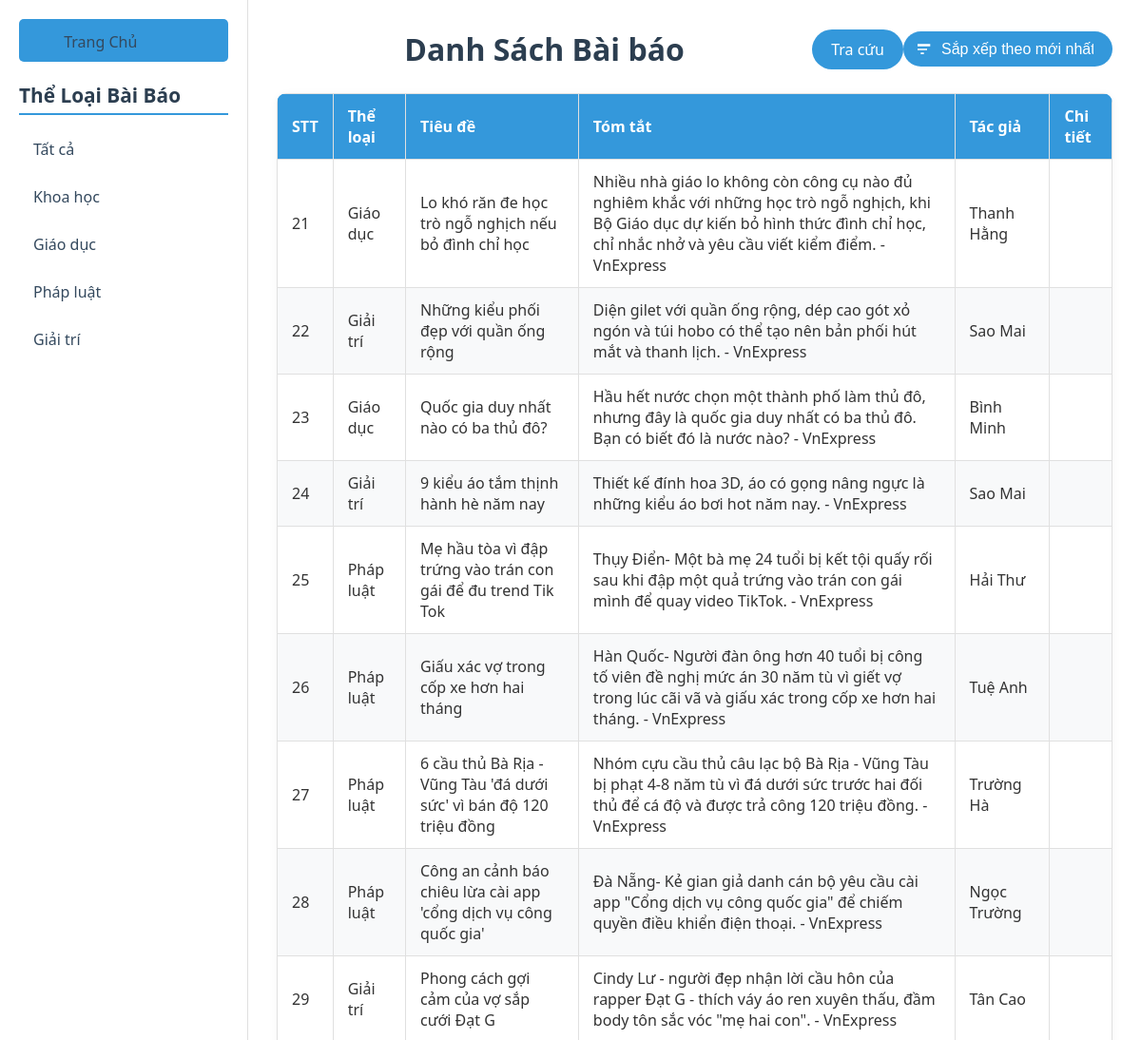
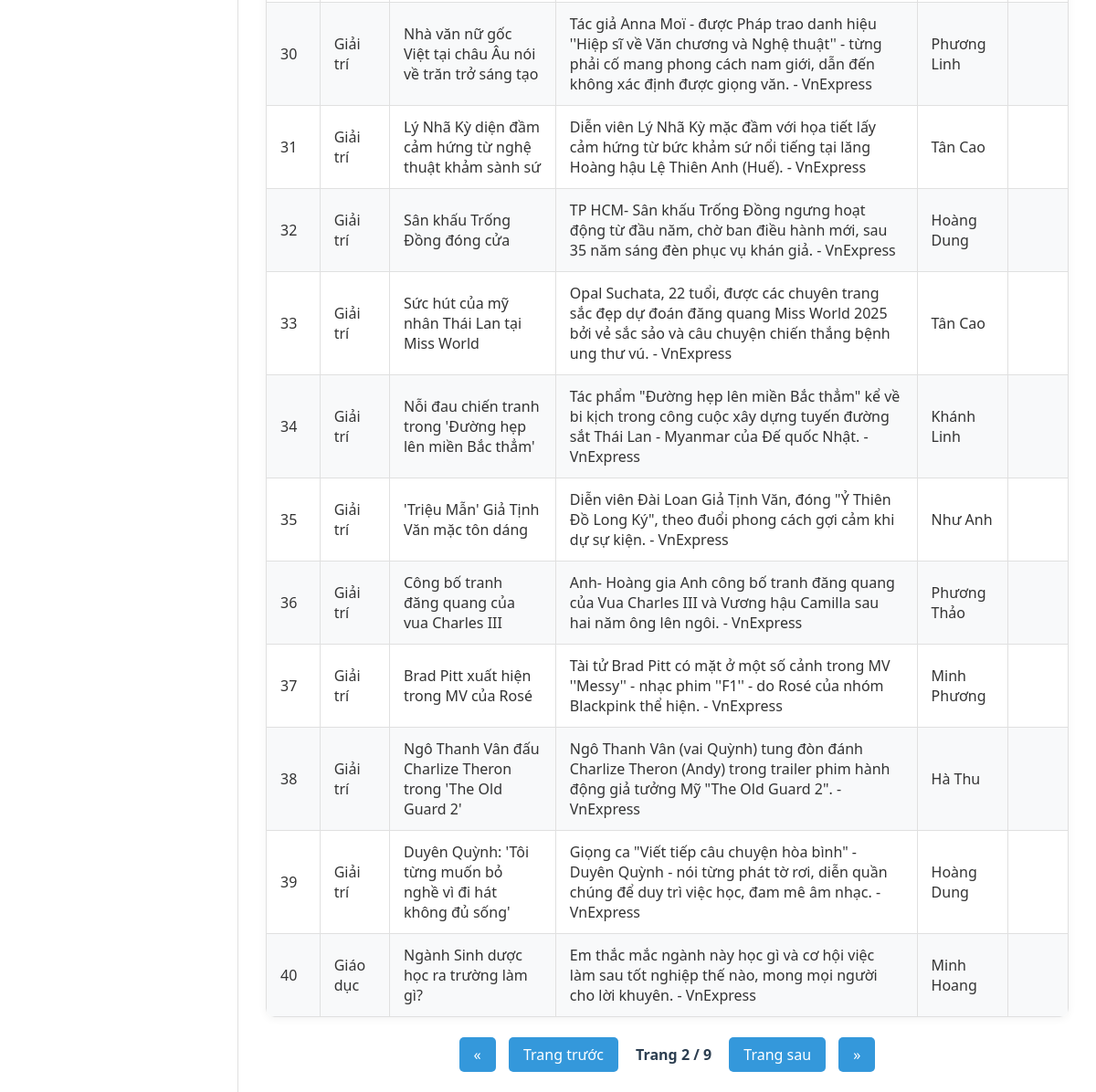
Screenshot of /articles?page=2&sort_by=newest with the database file from the repository (2 pictures, top to bottom).
### app.py (models this page shows)
class ArticleModel(db.Model):
    __tablename__ = 'articles'
    id = db.Column(db.Integer, primary_key=True)
    url = db.Column(db.String)
    title = db.Column(db.String)
    description = db.Column(db.String)
    page_contents = db.Column(db.Text)
    category = db.Column(db.String)
    publish_date = db.Column(db.String)
    author = db.Column(db.String)

### app.py (the view)
@app.route('/articles')
def articles():
    category = request.args.get('category')  # Lấy danh mục từ query string
    page = request.args.get('page', 1, type=int)
    per_page = 20
    sort_by = request.args.get('sort_by', 'newest')  # Mặc định sắp xếp theo mới nhất
    categories = db.session.query(ArticleModel.category).distinct().all()
    query = ArticleModel.query
    if category:
        query = query.filter_by(category=category)
    if sort_by == 'oldest':  # Sắp xếp theo cũ nhất
        query = query.order_by(ArticleModel.publish_date.asc())  # Sắp xếp theo ngày tăng dần (cũ nhất)
    else:  # Mặc định sắp xếp theo mới nhất
        query = query.order_by(ArticleModel.publish_date.desc())  # Sắp xếp theo ngày giảm dần (mới nhất)
    pagination = query.paginate(page=page, per_page=per_page)
    start_index = (pagination.page - 1) * pagination.per_page
    return render_template('articles.html', articles=pagination.items, pagination=pagination, start_index=start_index, sort_by=sort_by, category=category, categories=categories)

### templates/articles.html (shortened to what this page needs)
<!DOCTYPE html>
<html>
<head>
</head>
<body>
    <div class="sidebar">
        <a href="/" class="home-button">
            <box-icon name='home'></box-icon> Trang Chủ
        </a>
        <h3>Thể Loại Bài Báo</h3>
        <a href="{{ url_for ('articles') }}">Tất cả</a>
        {% for cat in categories %}
            <a href="{{ url_for('articles', category=cat[0], sort_by=sort_by) }}" {% if category == cat[0] %}style="color: #3498db;"{% endif %}>
                {{ cat[0] }}
            </a>
        {% endfor %}
    </div>
    <div class="main">
        <div class="topbar">
            <h1>Danh Sách Bài báo</h1>
            <a href="/search" class="button big">Tra cứu</a>
            <div class="sort-dropdown">
                <form method="get" action="/articles">
                    <select name="sort_by" onchange="this.form.submit()">
                        <option value="newest" {% if sort_by == 'newest' %}selected{% endif %}>Sắp xếp theo mới nhất</option>
                    </select>
                </form>
            </div>
        </div>
        <table>
            <thead>
                <tr>
                    <th>STT</th>
                    <th>Thể loại</th>
                    <th>Tiêu đề</th>
                    <th>Tóm tắt</th>
                    <th>Tác giả</th>
                    <th>Chi tiết</th>
                </tr>
            </thead>
            <tbody>
                {% for article in articles %}
                <tr>
                    <td>{{ start_index + loop.index }}</td>
                    <td>{{ article.category }}</td>
                    <td>{{ article.title }}</td>
                    <td>{{ article.description }}</td>
                    <td>{{ article.author }}</td>
                    <td>
                        <a href="/article/{{ article.id }}" class="detail-icon">
                            <box-icon type='solid' name='comment-detail'></box-icon>
                        </a>
                    </td>
                </tr>
                {% endfor %}
            </tbody>
        </table>
        <div class="pagination">
            {% if pagination.has_prev %}
                <a href="{{ url_for('articles', page=1, category=category, sort_by=sort_by) }}">«</a>
                <a href="{{ url_for('articles', page=pagination.prev_num, category=category, sort_by=sort_by) }}">Trang trước</a>
            {% endif %}
            <span class="current-page">Trang {{ pagination.page }} / {{ pagination.pages }}</span>
            {% if pagination.has_next %}
                <a href="{{ url_for('articles', page=pagination.next_num, category=category, sort_by=sort_by) }}">Trang sau</a>
                <a href="{{ url_for('articles', page=pagination.pages, category=category, sort_by=sort_by) }}">»</a>
            {% endif %}
        </div>
    </div>
</body>
</html>

### templates/articles.html (style rules this page uses)
body { display: flex; font-family: 'Segoe UI', Arial, sans-serif; margin: 0; background-color: #f4f7fa; color: #333; min-height: 100vh; }
.sidebar { width: 220px; padding: 20px; background-color: #ffffff; border-right: 1px solid #e0e0e0; box-shadow: 2px 0 10px rgba(0, 0, 0, 0.05); }
.sidebar h3 { font-size: 1.3em; color: #2c3e50; margin-bottom: 15px; border-bottom: 2px solid #3498db; padding-bottom: 5px; }
.sidebar a { display: block; padding: 10px 15px; text-decoration: none; color: #34495e; margin-bottom: 8px; border-radius: 5px; transition: background-color 0.3s, color 0.3s; }
.home-button { display: flex; align-items: center; padding: 10px 15px; background-color: #3498db; color: white; text-decoration: none; border-radius: 5px; font-size: 1em; margin-bottom: 20px; transition: background-color 0.3s, color 0.3s; }
.home-button box-icon { width: 20px; height: 20px; margin-right: 8px; }
.main { flex: 1; padding: 30px; background-color: #ffffff; }
.topbar { display: flex; justify-content: space-between; align-items: center; margin-bottom: 25px; }
.topbar h1 { flex: 1; text-align: center; font-size: 2em; color: #2c3e50; margin: 0; }
.button.big { font-size: 1em; padding: 10px 20px; background-color: #3498db; color: white; text-decoration: none; border-radius: 25px; transition: background-color 0.3s, transform 0.2s; }
.sort-dropdown { display: inline-block; position: relative; }
.sort-dropdown select { padding: 10px 20px 10px 40px; font-size: 1em; background-color: #3498db; color: white; border: none; border-radius: 25px; appearance: none; cursor: pointer; transition: background-color 0.3s, transform 0.2s; outline: none; width: 220px; position: relative; }
.sort-dropdown::after { position: absolute; top: 50%; right: 15px; transform: translateY(-50%); color: white; pointer-events: none; }
.sort-dropdown select { background-size: 20px 20px; }
table { border-collapse: collapse; width: 100%; background-color: #fff; border-radius: 10px; overflow: hidden; box-shadow: 0 2px 10px rgba(0, 0, 0, 0.05); }
th, td { border: 1px solid #e0e0e0; padding: 12px 15px; text-align: left; }
th { background-color: #3498db; color: white; font-weight: 600; }
tr:nth-child(even) { background-color: #f8f9fa; }
td a.detail-icon { display: inline-flex; align-items: center; justify-content: center; text-decoration: none; color: #3498db; transition: color 0.3s; }
td a.detail-icon box-icon { width: 24px; height: 24px; }
.pagination { text-align: center; margin-top: 30px; }
.pagination a { margin: 0 5px; padding: 8px 16px; background-color: #3498db; color: white; text-decoration: none; border-radius: 5px; transition: background-color 0.3s, transform 0.2s; }
.pagination .current-page { margin: 0 10px; font-weight: bold; color: #2c3e50; }

### rows the page displays
ArticleModel: index "21", category "Giáo dục", title "Lo khó răn đe học trò ngỗ nghịch nếu bỏ đình chỉ học", description "Nhiều nhà giáo lo không còn công cụ nào đủ nghiêm khắc với những học trò ngỗ nghịch, khi Bộ Giáo dục dự kiến bỏ hình thức đình chỉ học, chỉ nhắc nhở và yêu cầu viết kiểm điểm. - VnExpress", author "Thanh Hằng"
ArticleModel: index "22", category "Giải trí", title "Những kiểu phối đẹp với quần ống rộng", description "Diện gilet với quần ống rộng, dép cao gót xỏ ngón và túi hobo có thể tạo nên bản phối hút mắt và thanh lịch. - VnExpress", author "Sao Mai"
ArticleModel: index "23", category "Giáo dục", title "Quốc gia duy nhất nào có ba thủ đô?", description "Hầu hết nước chọn một thành phố làm thủ đô, nhưng đây là quốc gia duy nhất có ba thủ đô. Bạn có biết đó là nước nào? - VnExpress", author "Bình Minh"
ArticleModel: index "24", category "Giải trí", title "9 kiểu áo tắm thịnh hành hè năm nay", description "Thiết kế đính hoa 3D, áo có gọng nâng ngực là những kiểu áo bơi hot năm nay. - VnExpress", author "Sao Mai"
ArticleModel: index "25", category "Pháp luật", title "Mẹ hầu tòa vì đập trứng vào trán con gái để đu trend Tik Tok", description "Thụy Điển- Một bà mẹ 24 tuổi bị kết tội quấy rối sau khi đập một quả trứng vào trán con gái mình để quay video TikTok. - VnExpress", author "Hải Thư"
ArticleModel: index "26", category "Pháp luật", title "Giấu xác vợ trong cốp xe hơn hai tháng", description "Hàn Quốc- Người đàn ông hơn 40 tuổi bị công tố viên đề nghị mức án 30 năm tù vì giết vợ trong lúc cãi vã và giấu xác trong cốp xe hơn hai tháng. - VnExpress", author "Tuệ Anh"
ArticleModel: index "27", category "Pháp luật", title "6 cầu thủ Bà Rịa - Vũng Tàu 'đá dưới sức' vì bán độ 120 triệu đồng", description "Nhóm cựu cầu thủ câu lạc bộ Bà Rịa - Vũng Tàu bị phạt 4-8 năm tù vì đá dưới sức trước hai đối thủ để cá độ và được trả công 120 triệu đồng. - VnExpress", author "Trường Hà"
ArticleModel: index "28", category "Pháp luật", title "Công an cảnh báo chiêu lừa cài app 'cổng dịch vụ công quốc gia'", description "Đà Nẵng- Kẻ gian giả danh cán bộ yêu cầu cài app \"Cổng dịch vụ công quốc gia\" để chiếm quyền điều khiển điện thoại. - VnExpress", author "Ngọc Trường"
ArticleModel: index "29", category "Giải trí", title "Phong cách gợi cảm của vợ sắp cưới Đạt G", description "Cindy Lư - người đẹp nhận lời cầu hôn của rapper Đạt G - thích váy áo ren xuyên thấu, đầm body tôn sắc vóc \"mẹ hai con\". - VnExpress", author "Tân Cao"
ArticleModel: index "30", category "Giải trí", title "Nhà văn nữ gốc Việt tại châu Âu nói về trăn trở sáng tạo", description "Tác giả Anna Moï - được Pháp trao danh hiệu ''Hiệp sĩ về Văn chương và Nghệ thuật'' - từng phải cố mang phong cách nam giới, dẫn đến không xác định được giọng văn. - VnExpress", author "Phương Linh"
ArticleModel: index "31", category "Giải trí", title "Lý Nhã Kỳ diện đầm cảm hứng từ nghệ thuật khảm sành sứ", description "Diễn viên Lý Nhã Kỳ mặc đầm với họa tiết lấy cảm hứng từ bức khảm sứ nổi tiếng tại lăng Hoàng hậu Lệ Thiên Anh (Huế). - VnExpress", author "Tân Cao"
ArticleModel: index "32", category "Giải trí", title "Sân khấu Trống Đồng đóng cửa", description "TP HCM- Sân khấu Trống Đồng ngưng hoạt động từ đầu năm, chờ ban điều hành mới, sau 35 năm sáng đèn phục vụ khán giả. - VnExpress", author "Hoàng Dung"
ArticleModel: index "33", category "Giải trí", title "Sức hút của mỹ nhân Thái Lan tại Miss World", description "Opal Suchata, 22 tuổi, được các chuyên trang sắc đẹp dự đoán đăng quang Miss World 2025 bởi vẻ sắc sảo và câu chuyện chiến thắng bệnh ung thư vú. - VnExpress", author "Tân Cao"
ArticleModel: index "34", category "Giải trí", title "Nỗi đau chiến tranh trong 'Đường hẹp lên miền Bắc thẳm'", description "Tác phẩm \"Đường hẹp lên miền Bắc thẳm\" kể về bi kịch trong công cuộc xây dựng tuyến đường sắt Thái Lan - Myanmar của Đế quốc Nhật. - VnExpress", author "Khánh Linh"
ArticleModel: index "35", category "Giải trí", title "'Triệu Mẫn' Giả Tịnh Văn mặc tôn dáng", description "Diễn viên Đài Loan Giả Tịnh Văn, đóng \"Ỷ Thiên Đồ Long Ký\", theo đuổi phong cách gợi cảm khi dự sự kiện. - VnExpress", author "Như Anh"
ArticleModel: index "36", category "Giải trí", title "Công bố tranh đăng quang của vua Charles III", description "Anh- Hoàng gia Anh công bố tranh đăng quang của Vua Charles III và Vương hậu Camilla sau hai năm ông lên ngôi. - VnExpress", author "Phương Thảo"
ArticleModel: index "37", category "Giải trí", title "Brad Pitt xuất hiện trong MV của Rosé", description "Tài tử Brad Pitt có mặt ở một số cảnh trong MV ''Messy'' - nhạc phim ''F1'' - do Rosé của nhóm Blackpink thể hiện. - VnExpress", author "Minh Phương"
ArticleModel: index "38", category "Giải trí", title "Ngô Thanh Vân đấu Charlize Theron trong 'The Old Guard 2'", description "Ngô Thanh Vân (vai Quỳnh) tung đòn đánh Charlize Theron (Andy) trong trailer phim hành động giả tưởng Mỹ \"The Old Guard 2\". - VnExpress", author "Hà Thu"
ArticleModel: index "39", category "Giải trí", title "Duyên Quỳnh: 'Tôi từng muốn bỏ nghề vì đi hát không đủ sống'", description "Giọng ca \"Viết tiếp câu chuyện hòa bình\" - Duyên Quỳnh - nói từng phát tờ rơi, diễn quần chúng để duy trì việc học, đam mê âm nhạc. - VnExpress", author "Hoàng Dung"
ArticleModel: index "40", category "Giáo dục", title "Ngành Sinh dược học ra trường làm gì?", description "Em thắc mắc ngành này học gì và cơ hội việc làm sau tốt nghiệp thế nào, mong mọi người cho lời khuyên. - VnExpress", author "Minh Hoang"

### other values shown
{{ cat[0] }} "Khoa học" "Giáo dục" "Pháp luật" "Giải trí"
{{ pagination.page }} "2"
{{ pagination.pages }} "9"
